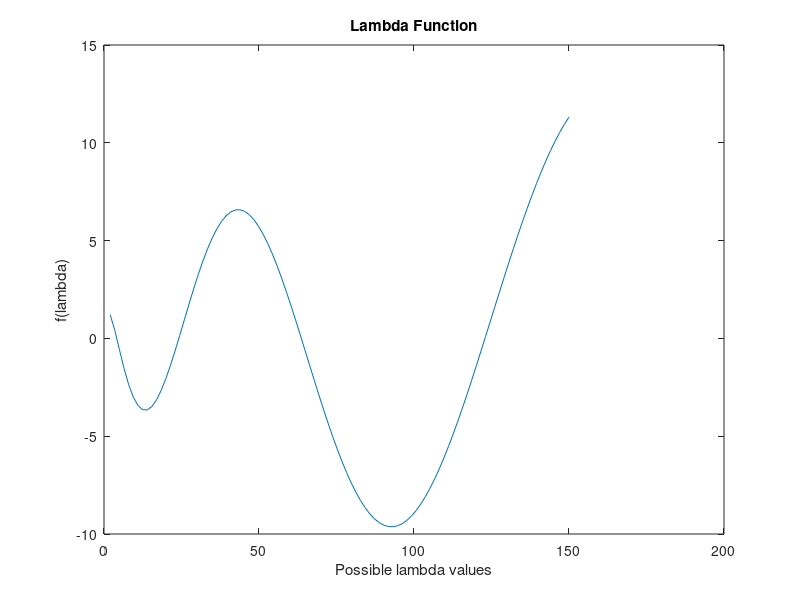

The MATLAB source for this figure:
clc, clear

i=1;
y=linspace(2,150,100);
f=@(x)sin(sqrt(x))+sqrt(x)*cos(sqrt(x));

while i<length(y)
    
    x(i)=fzero(f,y(i));
    i=i+1;
    
end

z=sin(sqrt(y))+sqrt(y).*cos(sqrt(y));

plot(y,z)
title("Lambda Function")
xlabel("Possible lambda values")
ylabel("f(lambda)")